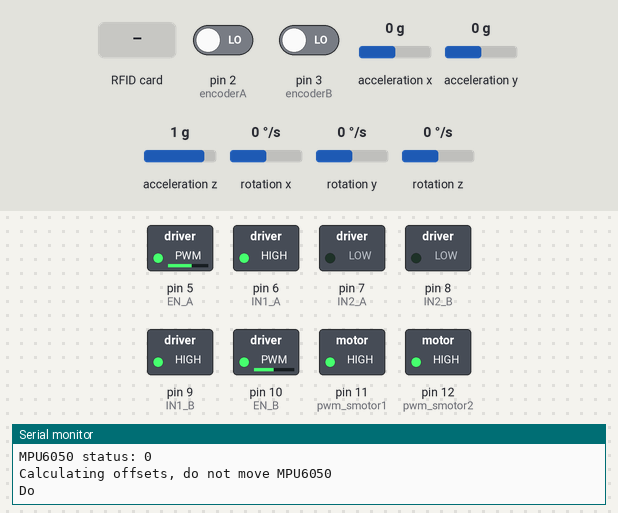
Simulated run of this program. Board: Arduino Mega 2560, built with avr-gcc and run on an emulated ATmega2560. Shown: switched loads named in the program (green lamp = pin HIGH), the last lines printed to the serial monitor. Inputs (shaded band) come from the test bench; at power-on: rotation z 0 °/s, pin 2 (encoderA) LOW, pin 3 (encoderB) LOW, acceleration x 0 g, acceleration y 0 g, acceleration z 1 g, rotation x 0 °/s, rotation y 0 °/s. Pins used as bus, display or sensor lines are not drawn.

Above: at 3.2 s.
3.3 s: rotation z set to -192 °/s
At 4.0 s:
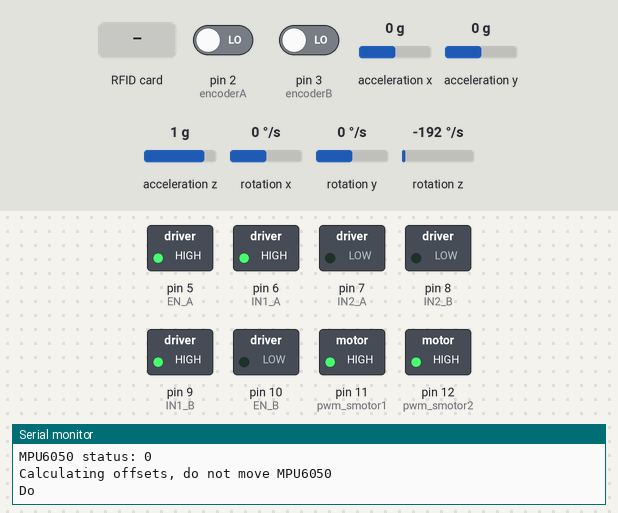
At 6.22 s:
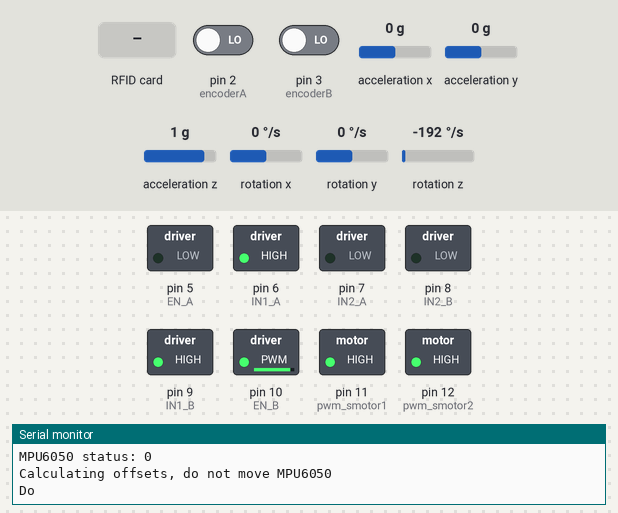
6.3 s: RFID card 39 4C 05 E5 held to the reader
At 6.9 s:
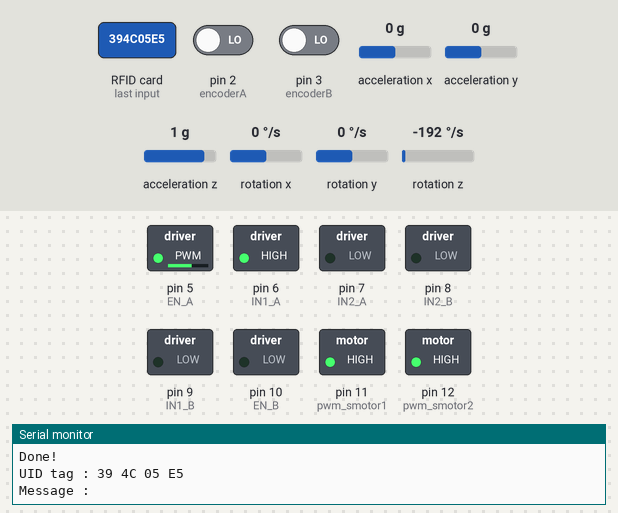
Timing chart, 0 to 9.3 s (numbered marks = the images above; inputs shaded):
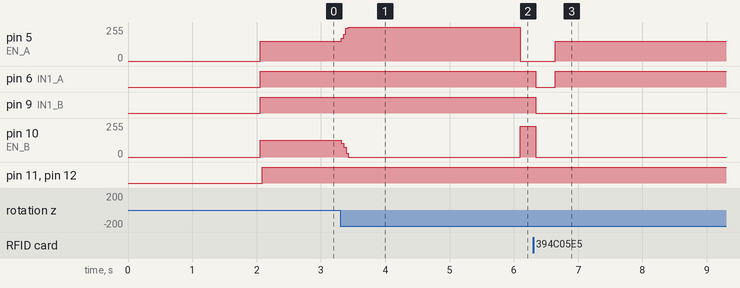

The program:

main.cpp
```cpp
#include <Arduino.h>

#include <PIDController.h>
#include <Wire.h>
#include <MPU6050_light.h>
#include <SPI.h>
#include <MFRC522.h>
#include <Adafruit_GFX.h>
#include <Adafruit_SSD1306.h>

////#define SCREEN_WIDTH 128 // OLED display width, in pixels
////#define SCREEN_HEIGHT 64 // OLED display height, in pixels
////Adafruit_SSD1306 display(SCREEN_WIDTH, SCREEN_HEIGHT, &Wire);
// RFID Pins


#define SS_PIN 53
#define RST_PIN 46 //reset pin.

//Encoders interrupts
#define encoderA 2
#define encoderB 3

//---------------------------------------------------Encoders A and B counters-------------------------------
volatile unsigned int encoderA_pos = 0;
volatile unsigned int encoderB_pos = 0;

//---------------------------------------------------Gyro PID------------------------------------------------
volatile unsigned int mspeed = 150; // The needed speed of motors while moving forward PWM signal (out of 255).

volatile  int powerA = 0 ; // the speed needed to correct orientation.
volatile  int powerB = 0 ;

volatile double Kp = 1.2367 ;   // the constant tunings for the PID
volatile double Ki = 1.5736 ;
volatile double Kd = 0.058  ;


volatile double integral = 0  ;   // initialize variables of PID
volatile double derivative = 0 ;
volatile double error = 0 ;
volatile double lastError = 0 ;
volatile double correction= 0;
//-------------------------------------------------Gyro-------------------------------------------------------
MPU6050 mpu(Wire);
unsigned long timer = 0; // create timer to keep getting the angle from gyro every ms.
volatile int count = 0 ;
volatile int rotate= 0 ;
// Motor A
const unsigned int EN_A = 5;
const unsigned int IN1_A = 6;
const unsigned int IN2_A = 7;

// Motor B
const unsigned int EN_B = 10 ;
const unsigned int IN1_B = 9 ;
const unsigned int IN2_B = 8 ;
//-------------------------------------------------------Pump-------------------------------------------------
//const unsigned int pwm_pump = 1 0 ;
const unsigned int pump1 = 38 ;
const unsigned int pump2 = 39 ;
//-------------------------------------------------------Suction motors-------------------------------------------------
const unsigned int pwm_smotor1 =  11;
const unsigned int smotor1 = 44 ;
const unsigned int smotor2 = 45 ;

const unsigned int pwm_smotor2 =  12;
const unsigned int smotor3 = 42 ;
const unsigned int smotor4 = 43 ;
//-------------------------------------------------------Brushes----------------------------------------------
//const unsigned int pwm_brush1 =  11;
const unsigned int bmotor1 = 40 ;
const unsigned int bmotor2 = 41 ;

//-------------------------------------------------Create MFRC522 instance.RFID-------------------------------
MFRC522 mfrc522(SS_PIN, RST_PIN);
//------------------------------------------------------------------------------------------------------------
//------------------------------------------------------------------------------------------------------------
void setup() {
  Serial.begin(9600);
//    if(!display.begin(SSD1306_SWITCHCAPVCC, 0x3C))  // Address 0x3C for most of these displays, if doesn't work try 0x3D
//  {
//    Serial.println(F("SSD1306 allocation failed"));
//    for(;;);                                      // Don't proceed, loop forever
//  }
//  Wire.begin();
//  display.setTextSize(1);
//  display.setTextColor(SSD1306_WHITE);            // Draw white text
//  display.clearDisplay();
//
//  display.println(F("Calculating gyro offset, do not move MPU6050"));
//  display.display();
//  display.setTextSize(2);
  //------------------initialize digital pins-----------------------------------------------------------------
  pinMode(IN1_A, OUTPUT);
  pinMode(IN2_A, OUTPUT);
  pinMode(IN1_B, OUTPUT);
  pinMode(IN2_B, OUTPUT);
  pinMode(EN_A, OUTPUT);
  pinMode(EN_B, OUTPUT);
//  pinMode(smotor1,OUTPUT);
//  pinMode(smotor2,OUTPUT);
//  pinMode(pwm_smotor,OUTPUT);
  pinMode(encoderA, INPUT);
  pinMode(encoderB, INPUT);

  //--------------------ISR on rising edge. ENCODER-----------------------------------------------------------
  attachInterrupt(digitalPinToInterrupt(encoderA), HallEffect_encoder, RISING);
  attachInterrupt(digitalPinToInterrupt(encoderB), HallEffect_encoder, RISING);

  //------------------Gyro Mpu6050----------------------------------------------------------------------------
  byte status = mpu.begin();
  Serial.print(F("MPU6050 status: "));
  Serial.println(status);
  while(status!=0){ } // stop everything if could not connect to MPU6050

  Serial.println(F("Calculating offsets, do not move MPU6050"));
  delay(1000);
  mpu.calcOffsets(); // gyro and accelero
  Serial.println("Done!\n");

  //------------------RFID------------------------------------------------------------------------------------
  Serial.begin(9600);   // Initiate a serial communication
  while (!Serial)
  {}
  SPI.begin();      // Initiate  SPI bus
  mfrc522.PCD_Init();   // Initiate
}

//------------------------------------------------------------------------------------------------------------
//------------------------------------------------------------------------------------------------------------

void Start_pump(){

  if(rotate==0 ){

  digitalWrite(pump1, LOW);
  digitalWrite(pump2, HIGH);
    }
   if (rotate ==1 )
   {
     digitalWrite(pump1, LOW);
     digitalWrite(pump2, LOW);
    }
  }
//------------------------------------------------------------------------------------------------------------
void Start_bmotor(){

  digitalWrite(bmotor1, HIGH);
  digitalWrite(bmotor2, LOW);

  }
//------------------------------------------------------------------------------------------------------------
void Start_smotor(){
    digitalWrite(smotor1, HIGH);
    digitalWrite(smotor2, LOW);
    analogWrite(pwm_smotor1,255);

    digitalWrite(smotor3, HIGH);
    digitalWrite(smotor4, LOW);
    analogWrite(pwm_smotor2,255);
  }
//------------------------------------------------------------------------------------------------------------
void HallEffect_encoder(){

  if(digitalRead(encoderA) == HIGH){
    encoderA_pos++;
  }else{
    //encoderA_pos--;
  }
  if(digitalRead(encoderB) == HIGH){
    encoderB_pos++;
  }else{
    //encoderB_pos--;
  }
}
//------------------------------------------------------------------------------------------------------------

void RFID_Start(){
//
//    display.clearDisplay();
//    display.setCursor(0,0);
//    display.println("RFID ENTER");
//    display.display();
  // Look for new cards
  if ( ! mfrc522.PICC_IsNewCardPresent())
  {
    return;
  }
  // Select one of the cards
  if ( ! mfrc522.PICC_ReadCardSerial())
  {
    return;
  }

  //Show UID on serial monitor
  Serial.print("UID tag :");
  String content= "";
  byte letter;
  for (byte i = 0; i < mfrc522.uid.size; i++)
  {
     Serial.print(mfrc522.uid.uidByte[i] < 0x10 ? " 0" : " ");
     Serial.print(mfrc522.uid.uidByte[i], HEX);
     content.concat(String(mfrc522.uid.uidByte[i] < 0x10 ? " 0" : " "));
     content.concat(String(mfrc522.uid.uidByte[i], HEX));
  }
  Serial.println();
  Serial.print("Message : ");
  content.toUpperCase();


   if (content.substring(1) == "39 4C 05 E5" || content.substring(1) == "0C 71 A8 E9" || content.substring(1) == "D4 16 A8 E9" || content.substring(1) == "43 8A 8C 3E" || content.substring(1) == "76 74 0B 29") //***********************<90 DEGREE Left>***********************
  {
    rotate = 1;

//    display.clearDisplay();
//    display.setCursor(0,0);
//    display.println("RFID READ11");
//    display.display();
    MotorStop();
    delay(300);
    Rotate90R(480,150); //rotate 90 to the right with halleffect
    delay(300);
    rotate = 0;

   }
     else if (content.substring(1) == "53 17 74 3E" || content.substring(1) == "53 4A D5 3E" || content.substring(1) == "53 E3 E3 3E" || content.substring(1) == "33 7A 83 3E") //***********************<90 DEGREE Right>***********************
  {
    rotate = 1;

//    display.clearDisplay();
//    display.setCursor(0,0);
//    display.println("RFID READ22");
//    display.display();
    MotorStop();
    delay(300);
    Rotate90L(480,150); //rotate 90 to the right with halleffect
    delay(300);

    rotate = 0;

   }
//   else if (content.substring(1) == "86 45 30 29" ) //***********************<END Cycle>***********************
//  {
//    rotate = 1;
//    MotorStop();
//
//   }

  }
//-----------------------------------
void PIDStartGyro(){
 if(rotate == 0){
   mpu.update(); // starts and updates the gyro mpu6050 eachtime this method is called
   error = mpu.getAngleZ() ; // (P)roportional
   timer = millis();

   if (error == 0){
       integral = 0 ;
   }

   else{
    integral = integral + error ;
    derivative = error - lastError  ;
    }

  correction = ((Kp*(error)) + (Ki*(integral)) + (Kd*(derivative))) * -1; // the correct value that should be added or reduced(depending on the angle of the gyro) from the main motor speed to correct orientation.

  powerB = (mspeed - 25) - correction ;
  powerA = (mspeed) + correction ;
  if (error == 0){
    powerA=mspeed;
    powerB=(mspeed - 25);
    }
  if (error < 2 & error > -2){
    powerA=mspeed ;
    powerB=(mspeed - 25) ;
   }
  if (powerA > 255){
    powerA = 255;
    MotorForwardA(powerA);
    }

  if (powerB > 230){
    powerB = 230;
    MotorForwardB(powerB);
    }
  if (powerA >0 ){
    MotorForwardA(powerA);
    }
  else {
    powerA= 0;
    MotorForwardA(powerA);
    }
  if (powerB >0){
    MotorForwardB(powerB);
    }
  else{
    powerB= 0 ;
    MotorForwardB(powerB);
    }

//  display.clearDisplay();
//  display.setCursor(0,0);
//
//  display.print("A : ");
//  display.println(powerA);
//  display.print("B : ");
//  display.println(powerB);
//  display.println(error);
//  display.display();
   lastError = error ; //save last error for (D)erivative to predict future errors.

   delay(10);
 }
}
//-------------------------------------------------------------------------------------------------------------------------------
void MotorForwardA(int mspeed){

    digitalWrite(IN1_A, HIGH);
    digitalWrite(IN2_A, LOW);
    analogWrite(EN_A, mspeed);
}

//-------------------------------------------------------------------------------------------------------------------------------
void MotorForwardB(int mspeed){

    digitalWrite(IN1_B, HIGH);
    digitalWrite(IN2_B, LOW);
    analogWrite(EN_B, mspeed);
}

//-------------------------------------------------------------------------------------------------------------------------------
void MotorStop(){
  //Stop motors A and B.
  digitalWrite(IN1_A, LOW);
  digitalWrite(IN2_A, LOW);
  digitalWrite(IN1_B, LOW);
  digitalWrite(IN2_B, LOW);
  analogWrite(EN_A,0);
  analogWrite(EN_B, 0);
}

//-------------------------------------------------------------------------------------------------------------------------------
void MotorBackwardA(int mspeed){
  if(mspeed > 100){
    digitalWrite(IN1_A, LOW);
    digitalWrite(IN2_A, HIGH);
    analogWrite(EN_A, mspeed);

  }else{
   digitalWrite(IN1_A, LOW);
   digitalWrite(IN2_A, LOW);
  }
}

//-------------------------------------------------------------------------------------------------------------------------------
void MotorBackwardB(int mspeed){
  if(mspeed > 100){
    digitalWrite(IN1_B, LOW);
    digitalWrite(IN2_B, HIGH);
    analogWrite(EN_B, mspeed);

  }else{
   digitalWrite(IN1_B, LOW);
   digitalWrite(IN2_B, LOW);

  }
}
//-------------------------------------------------------------------------------------------------------------------------------
  // Functions to rotate90 Left and Right
  void Rotate90L(int steps, int mspeed)
  {
    encoderA_pos = 0;  //  reset counter A to zero
    encoderB_pos = 0;  //  reset counter B to zero

    // Set Motor A to stop
    digitalWrite(IN1_A, LOW);
    digitalWrite(IN2_A, LOW);

    // Set Motor B forward
    digitalWrite(IN1_B, HIGH);
    digitalWrite(IN2_B, LOW);


     // Go until step value is reached
    while (steps > encoderB_pos ) {
      if  (steps > encoderB_pos ) {
      analogWrite(EN_B, mspeed);

      } else {
      analogWrite(EN_B, 0);
      }
    }

    // Stop when done
    analogWrite(EN_A, 0);
    analogWrite(EN_B, 0);
    encoderA_pos = 0;  //  reset counter A to zero
    encoderB_pos = 0;  //  reset counter B to zero

  }
//-------------------------------------------------------------------------------------------------------------------------------
  void Rotate90R(int steps, int mspeed)
  {
    encoderA_pos = 0;  //  reset counter A to zero
    encoderB_pos = 0;  //  reset counter B to zero
    volatile int check = 0 ;
    // Set Motor A forward
    digitalWrite(IN1_A, HIGH);
    digitalWrite(IN2_A, LOW);

    // Set Motor B to stop
    digitalWrite(IN1_B, LOW);
    digitalWrite(IN2_B, LOW);


    // Go until step value is reached
    while (steps > encoderA_pos ) {
      if (steps > encoderA_pos  ) {
      analogWrite(EN_A, mspeed);
      } else {
      analogWrite(EN_A, 0);
      }
    }

    // Stop when done
    analogWrite(EN_A, 0);
    analogWrite(EN_B, 0);
    encoderA_pos = 0;  //  reset counter A to zero
    encoderB_pos = 0;  //  reset counter B to zero

  }
//-------------------------------------------------------------------------------------------------------------------------------
  // Functions to rotate90 Left and Right REVERSE
  void Rotate90RR(int steps, int mspeed)
  {
    encoderA_pos = 0;  //  reset counter A to zero
    encoderB_pos = 0;  //  reset counter B to zero

    // Set Motor A to stop
    digitalWrite(IN1_A, LOW);
    digitalWrite(IN2_A, LOW);

    // Set Motor B Reverse
    digitalWrite(IN1_B, LOW);
    digitalWrite(IN2_B, HIGH);

   // Go until step value is reached
    while (steps > encoderB_pos) {
      if (steps > encoderB_pos) {
      analogWrite(EN_B, mspeed);
      } else {
      analogWrite(EN_B, 0);
      }
    }

    // Stop when done
    analogWrite(EN_A, 0);
    analogWrite(EN_B, 0);
    encoderA_pos = 0;  //  reset counter A to zero
    encoderB_pos = 0;  //  reset counter B to zero

  }
//-------------------------------------------------------------------------------------------------------------------------------
  void Rotate90LR(int steps, int mspeed)
  {
    encoderA_pos = 0;  //  reset counter A to zero
    encoderB_pos = 0;  //  reset counter B to zero

    // Set Motor A Reverse
    digitalWrite(IN1_A, LOW);
    digitalWrite(IN2_A, HIGH);

    // Set Motor B to stop
    digitalWrite(IN1_B, LOW);
    digitalWrite(IN2_B, LOW);

    // Go until step value is reached
    while (steps > encoderA_pos) {
      if (steps > encoderA_pos) {
      analogWrite(EN_A, mspeed);
      } else {
      analogWrite(EN_A, 0);
      }
    }

    // Stop when done
    analogWrite(EN_A, 0);
    analogWrite(EN_B, 0);
    encoderA_pos = 0;  //  reset counter A to zero
    encoderB_pos = 0;  //  reset counter B to zero

  }
//-------------------------------------------------------------------------------------------------------------------------------
//-------------------------------------------------------------------------------------------------------------------------------
void loop() {

  PIDStartGyro();
  RFID_Start();
  Start_smotor();
  Start_bmotor();
  Start_pump();
}
//------------------------------------------------------------------------------------------------------------
//------------------------------------------------------------------------------------------------------------
```

Measured:
- after the input at 3.3 s, pin 5 (EN_A): 150/255 → 255/255 at once, → 0/255 2.8 s later; pin 10 (EN_B): 125/255 → 0/255 at once, → 230/255 2.8 s later
- after the input at 6.3 s, pin 6 (IN1_A): HIGH → LOW at once, → HIGH 0.30 s later; pin 9 (IN1_B): HIGH → LOW at once
